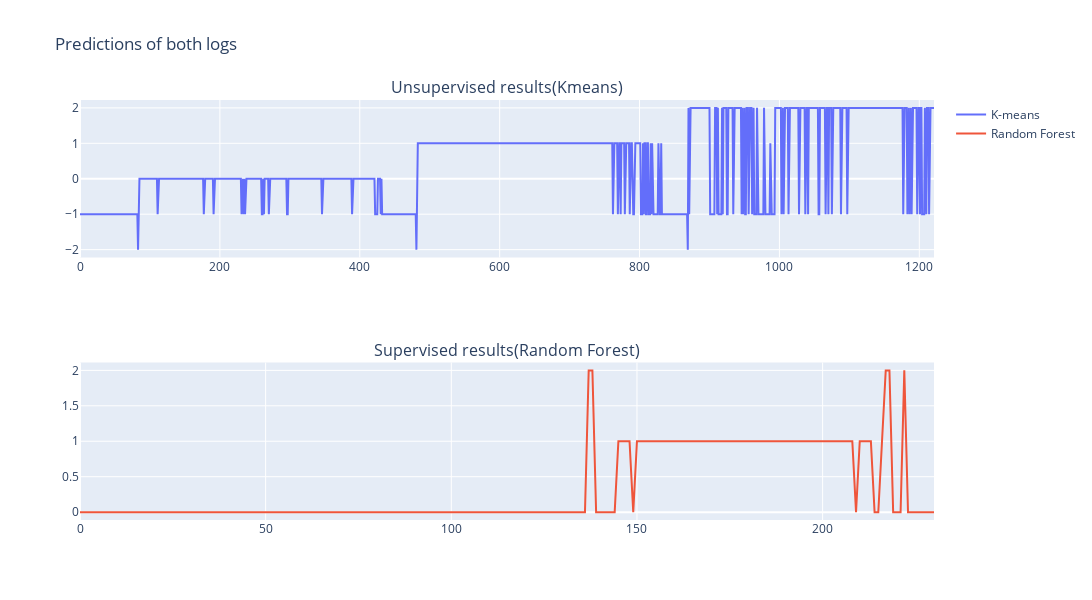

The notebook cell saved with this chart:
### Markdown cell above
Finally, some plots and results from the logs

### Code cell
from plotly.subplots import make_subplots
import plotly.graph_objects as go

os.chdir(init_dir)
os.chdir(r'..\Data\temp_log')

kmeans_file=open('log0.txt','r')
RF_file=open('RF_log0.txt','r')
kmeans_res=[]
RF_res=[]
raw_data=kmeans_file.readlines()
for line in raw_data:
    kmeans_res.append(int(line))
raw_data=RF_file.readlines()
for line in raw_data:
    RF_res.append(int(line))
fig = make_subplots(rows=2, cols=1,subplot_titles=("Unsupervised results(Kmeans)", "Supervised results(Random Forest)"))
x=[i for i in range(len(kmeans_res))]
fig.add_trace(
    go.Scatter(x=[i for i in range(len(kmeans_res))], y=kmeans_res,name="K-means"),
    row=1, col=1
)
fig.add_trace(
    go.Scatter(x=[i for i in range(len(RF_res))], y=RF_res,name="Random Forest"),
    row=2, col=1
)
fig.update_layout(height=600, width=1200, title_text="Predictions of both logs",)
fig.show()

### Figure 1 — Plotly figure (JSON) as saved in the notebook; plotly's stock layout.template omitted (floating-point values rounded to 4 significant figures; data arrays with more than 128 entries replaced by an {"elided": "..."} marker saying what was removed)
{"data": [{"name": "K-means", "type": "scatter", "x": {"elided": "1222 int values"}, "xaxis": "x", "y": {"elided": "1222 int values"}, "yaxis": "y"}, {"name": "Random Forest", "type": "scatter", "x": {"elided": "231 int values"}, "xaxis": "x2", "y": {"elided": "231 int values"}, "yaxis": "y2"}], "layout": {"annotations": [{"font": {"size": 16}, "showarrow": false, "text": "Unsupervised results(Kmeans)", "x": 0.5, "xanchor": "center", "xref": "paper", "y": 1, "yanchor": "bottom", "yref": "paper"}, {"font": {"size": 16}, "showarrow": false, "text": "Supervised results(Random Forest)", "x": 0.5, "xanchor": "center", "xref": "paper", "y": 0.375, "yanchor": "bottom", "yref": "paper"}], "height": 600, "title": {"text": "Predictions of both logs"}, "width": 1200, "xaxis": {"anchor": "y", "domain": [0, 1]}, "xaxis2": {"anchor": "y2", "domain": [0, 1]}, "yaxis": {"anchor": "x", "domain": [0.625, 1]}, "yaxis2": {"anchor": "x2", "domain": [0, 0.375]}}}
